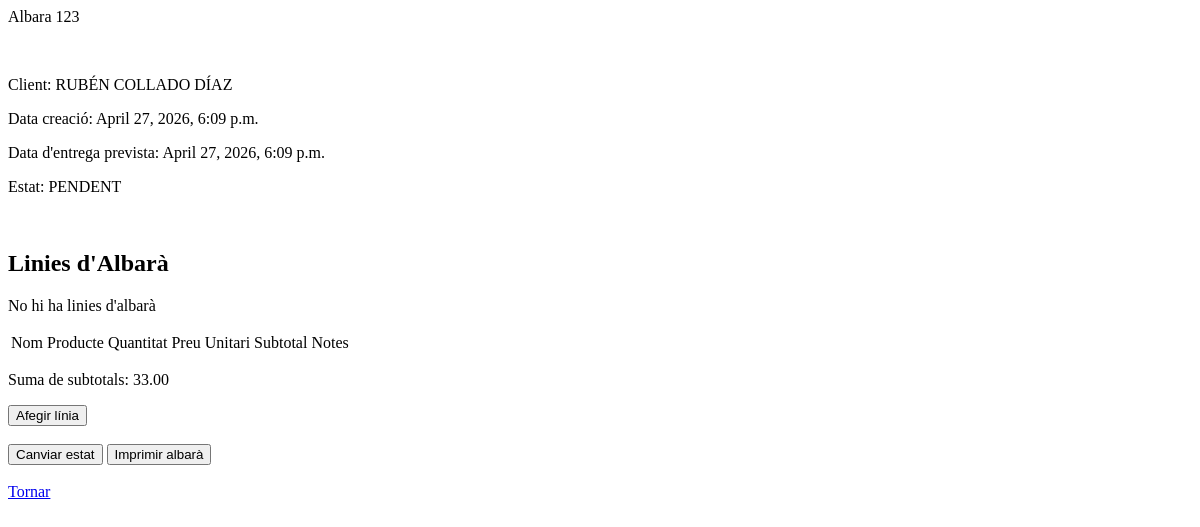
Before: /albarans/1/ with the older database file.
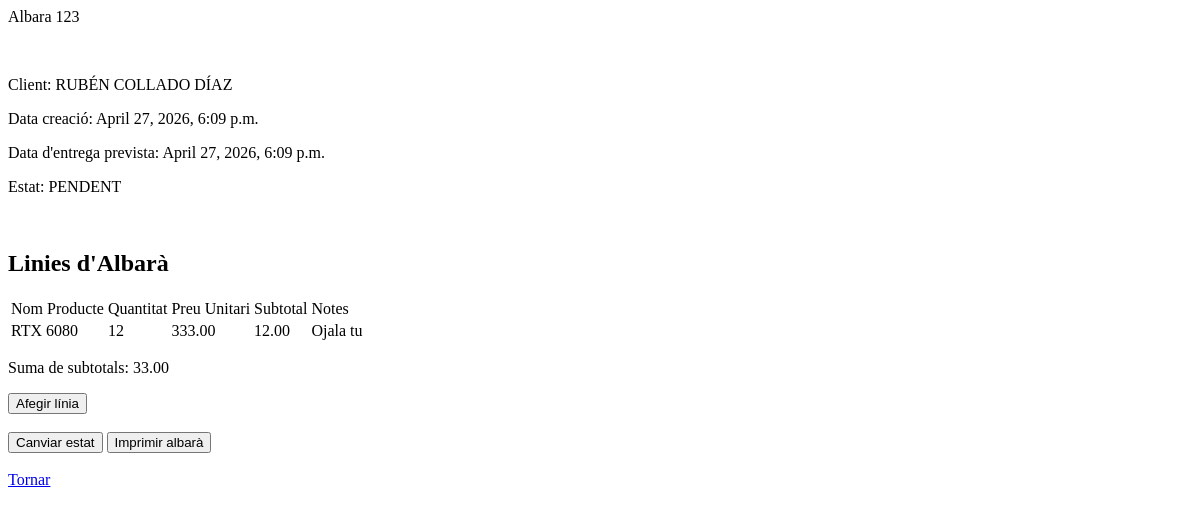
After: the same page with the newer database file.
### Projecte/models.py (models this page shows, shortened)
class LineaAlbara(models.Model):
    albara = ForeignKey('Albara', on_delete=models.CASCADE, related_name='linies_albara')
    nom_producte = models.CharField(max_length=200)
    quantitat = models.IntegerField()
    preu_unitari = models.DecimalField(max_digits=5, decimal_places=2)
    subtotal = models.DecimalField(max_digits=5, decimal_places=2)
    notes = models.CharField(blank=True, null=False)

### Projecte/views.py (the view)
# urls.py: path('albarans/<int:id>/', views.DetallsAlbara.as_view(), name='detallsAlbara'),
class DetallsAlbara(View):
    def get(self, request, *args, **kwargs):
        idURL = self.kwargs['id']
        albara = Albara.objects.get(pk=idURL)
        totalSubtotals = 0
        for liniaAlbara in albara.linies_albara.all():
            totalSubtotals += liniaAlbara.subtotal
        afegirLinea = albara.estat == 'PENDENT' or albara.estat == 'EN_PREPARACIO'
        return render(request, 'albarans/detallsAlbara.html', {'albara': albara, 'totalSubtotals': totalSubtotals, 'afegirLinea': afegirLinea})

### templates/albarans/detallsAlbara.html (shortened to what this page needs)
<html>
<head>
</head>
<body>
    <p>Albara {{ albara.numero_albara }}</p>
    <br />
    <p>Client: {{ albara.client.nom_comercial }}</p>
    <p>Data creació: {{ albara.data_creacio }}</p>
    <p>Data d'entrega prevista: {{ albara.data_entrega_prevista }}</p>
    <p>Estat: {{ albara.estat }}</p>
    <br />
    <h2>Linies d'Albarà</h2>
    <table>
        <tr>
            <td>Nom Producte</td>
            <td>Quantitat</td>
            <td>Preu Unitari</td>
            <td>Subtotal</td>
            <td>Notes</td>
        </tr>
        {% for liniaAlbara in albara.linies_albara.all %}
            <tr>
                <td>{{ liniaAlbara.nom_producte }}</td>
                <td>{{ liniaAlbara.quantitat }}</td>
                <td>{{ liniaAlbara.preu_unitari }}</td>
                <td>{{ liniaAlbara.subtotal }}</td>
                <td>{{ liniaAlbara.notes }}</td>
            </tr>
        {% empty %}
            <p>No hi ha linies d'albarà</p>
        {% endfor %}
    </table>
    <p>Suma de subtotals: {{ albara.total }}</p>
    {% if afegirLinea %}
        <a href="/albarans/{{ albara.id }}/afegir-linia/"><button>Afegir línia</button></a>
        <br />
    {% endif %}
    <br />
    <a href=""><button>Canviar estat</button></a>
    <button>Imprimir albarà</button>
    <br />
    <br />
    <a href="/albarans/">Tornar</a>
</body>
</html>

Changed rows visible on the page:
added LineaAlbara: nom_producte "RTX 6080", quantitat "12", preu_unitari "333.00", subtotal "12.00", notes "Ojala tu"
Other visible differences:
text no longer shown: "No hi ha linies d'albarà"
